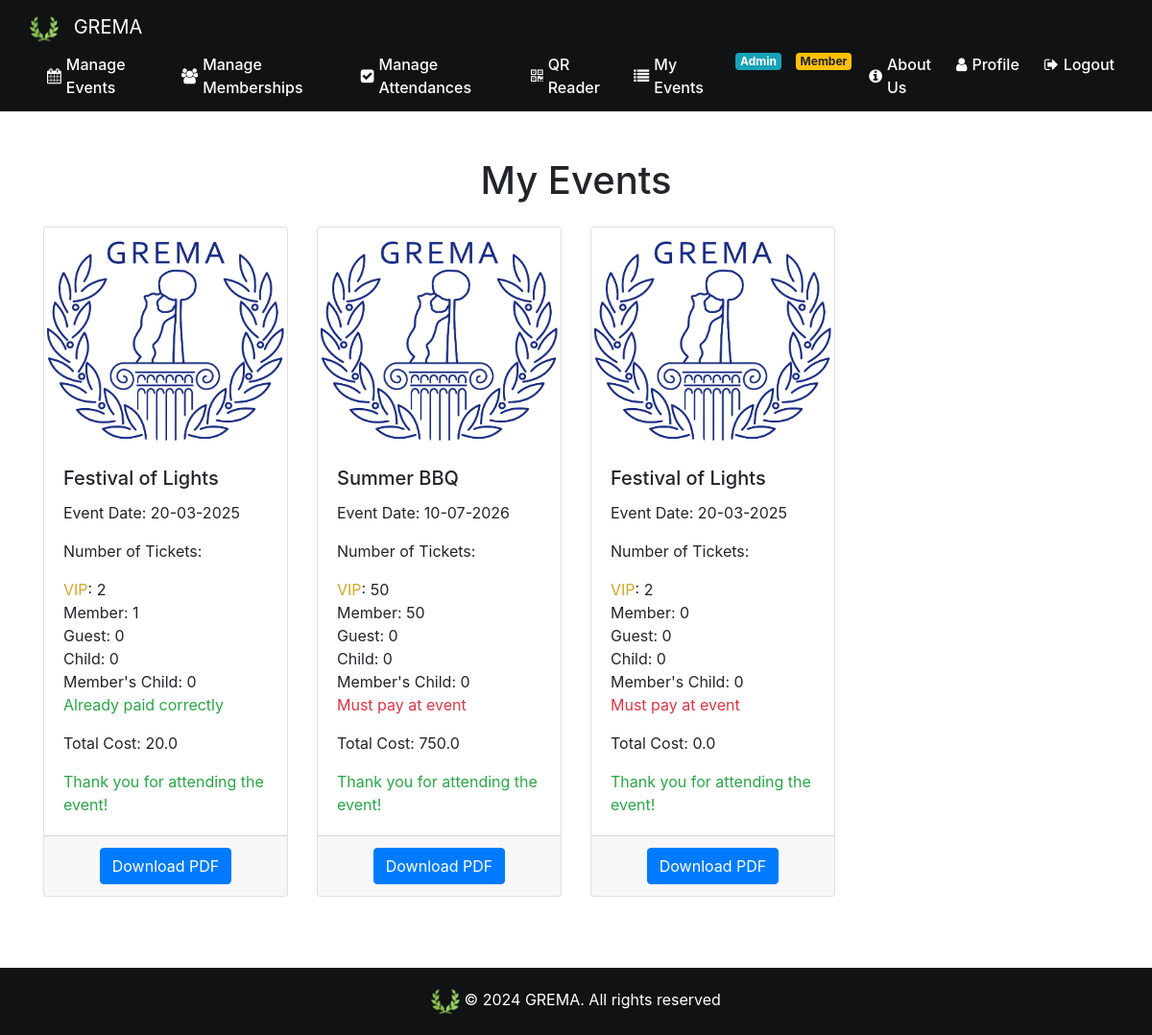
/my_events (signed in), run on the app's committed database.
### website/models.py (models this page shows)
class Event(db.Model):
    id = db.Column(db.Integer, primary_key=True)
    name= db.Column(db.String(80))
    date = db.Column(db.DateTime(timezone=True), default=func.current_date())
    max_guest_num = db.Column(db.Integer)
    member_price=db.Column(db.Float)
    member_child_price=db.Column(db.Float)
    guest_price=db.Column(db.Float)
    child_price=db.Column(db.Float)
    is_family_friendly=db.Column(db.Boolean)
    img_url=db.Column(db.String(300))
    description=db.Column(db.String(800))
    admin_id = db.Column(db.Integer, db.ForeignKey('admin.id'))

class Event_Attendance(db.Model):
    id = db.Column(db.Integer, primary_key=True)
    event_id = db.Column(db.Integer, db.ForeignKey('event.id'))
    user_id = db.Column(db.Integer, db.ForeignKey('user.id'))
    date = db.Column(db.DateTime(timezone=True), default=func.current_date())
    number_guest_tickets = db.Column(db.Integer)
    number_child_tickets = db.Column(db.Integer)
    number_member_tickets = db.Column(db.Integer)
    number_memberchild_tickets = db.Column(db.Integer)
    vip_admin_tickets= db.Column(db.Integer)
    guests_names = db.Column(db.String(300))
    cash_payment_in_event=db.Column(db.Boolean)
    total_price= db.Column(db.Float)

### website/views.py (the view)
@views.route('/my_events', methods=['GET', 'POST'])
@login_required
def my_events():
    user_attendances = Event_Attendance.query.filter_by(user_id=current_user.id).all()
    events = [Event.query.get(attendance.event_id) for attendance in user_attendances]
    now = datetime.now()
    return render_template('my_events.html', user_attendances=user_attendances, events=events, user=current_user,now=now)

### website/views.py (called while the page is built)
@views.context_processor
def inject_membership():
    if current_user.is_authenticated:
        is_member = Fee.query.filter_by(user_fee=current_user.id, payed=True).first() is not None
    else:
        is_member = False
    return dict(is_member=is_member)

### website/templates/my_events.html (shortened to what this page needs)
{% extends "base.html" %}
{% block content %}
<br><br>
<div class="container">
    <h1 class="text-center mb-4">My Events</h1>
    {% if user_attendances|length == 0 %}
    <p class="text-center text-muted mb-4">You haven't signed up for any events yet.</p>
    {% else %}
    <div class="row row-cols-1 row-cols-md-4">
        {% for i in range(user_attendances|length) %}
        <div class="col mb-4">
            <div class="card h-100 div-hover">
                {% if events[i].img_url %}
                <img src="{{ events[i].img_url }}" class="card-img-top" alt="{{ events[i].name }}">
                {% else %}
                <img src="{{ url_for('static', filename='images/gremaLogo.png') }}" class="card-img-top"
                    alt="{{ events[i].name }}">
                {% endif %}
                <div class="card-body">
                    <h5 class="card-title">{{ events[i].name }}</h5>
                    <p class="card-text">Event Date: {{ events[i].date.strftime('%d-%m-%Y') }}</p>
                    <p class="card-text">Number of Tickets:</p>
                    <ul class="list-unstyled">
                        {% if user.is_admin %}
                        <li><span style="color:goldenrod">VIP</span>: {{ user_attendances[i].vip_admin_tickets }}</li>
                        {%endif%}
                        <li>Member: {{ user_attendances[i].number_member_tickets }}</li>
                        <li>Guest: {{ user_attendances[i].number_guest_tickets }}</li>
                        <li>Child: {{ user_attendances[i].number_child_tickets }}</li>
                        <li>Member's Child: {{ user_attendances[i].number_memberchild_tickets }}</li>
                        {%if user_attendances[i].cash_payment_in_event %}
                        <li><span class="text-danger">Must pay at event</span></li>
                        {%else%}
                        <li><span class="text-success">Already paid correctly</span></li>
                        {% endif%}
                    </ul>
                    <p class="card-text">Total Cost: {{ user_attendances[i].total_price }}</p>
                    {% if events[i].date < now %} <p class="card-text text-success mb-0">Thank you for attending the
                        event!</p>
                        {% else %}
                        <p class="card-text text-primary mb-0">See you there!</p>
                        {% endif %}
                </div>
                <div class="card-footer text-center">
                    <form action="{{ url_for('views.download_event_pdf', event_id=events[i].id) }}" method="post">
                        <button type="submit" class="btn btn-primary">Download PDF</button>
                    </form>
                </div>
            </div>
        </div>
        {% endfor %}
    </div>
    {% endif %}
</div>
{% endblock %}

### website/templates/base.html (shortened to what this page needs)
<!DOCTYPE html>
<html lang="en">
<head>
  <link rel="stylesheet" href="/static/base.css">
  <link rel="stylesheet" href="https://stackpath.bootstrapcdn.com/bootstrap/4.4.1/css/bootstrap.min.css"
 />
  <link rel="stylesheet" href="https://stackpath.bootstrapcdn.com/font-awesome/4.7.0/css/font-awesome.min.css"
 />
</head>
<body>
  <nav class="navbar navbar-expand-md navbar-dark navbar-custom">
    <div class="container-wide">
      <a class="navbar-brand" href="/"><img src="{{ url_for('static', filename='images/greek_laurel.png') }}"
          alt="GREMA"> GREMA</a>
      <div class="collapse navbar-collapse" id="navbar">
        <ul class="navbar-nav">
          {% if user.is_authenticated %}
          {% if user.is_admin %}
          <li class="nav-item">
            <a class="nav-link" href="/"><i class="fa fa-calendar" aria-hidden="true"></i> Manage Events</a>
          </li>
          <li class="nav-item">
            <a class="nav-link" href="/manage_memberships"><i class="fa fa-users" aria-hidden="true"></i> Manage
              Memberships</a>
          </li>
          <li class="nav-item">
            <a class="nav-link" href="/manage_event_attendances"><i class="fa fa-check-square" aria-hidden="true"></i>
              Manage Attendances</a>
          </li>
          <li class="nav-item">
            <a class="nav-link" href="/qr_reader"><i class="fa fa-qrcode" aria-hidden="true"></i> QR Reader</a>
          </li>
          {% else %}
          <li class="nav-item">
            <a class="nav-link" href="/"><i class="fa fa-calendar" aria-hidden="true"></i> Incoming Events</a>
          </li>
          {% endif %}
          <li class="nav-item">
            <a class="nav-link" href="/my_events"><i class="fa fa-list" aria-hidden="true"></i> My Events</a>
          </li>
          {% endif %}
        </ul>
        {% if user.is_authenticated %}
        <ul class="navbar-nav ml-auto">
          {% if user.is_admin %}
          <li class="nav-item">
            <span class="badge badge-info">Admin</span>
          </li>
          {% endif %}
          {% if not is_member %}
          <li class="nav-item">
            <a class="btn btn-warning nav-link rounded-pill font-weight-bold" id="becomeMember" href="/become_member"><i
                class="fa fa-star" aria-hidden="true"></i> Become Member!</a>
          </li>
          {% else %}
          <li class="nav-item">
            <span class="badge badge-warning">Member</span>
          </li>
          {% endif %}
          <li class="nav-item">
            <a class="nav-link" href="/about_us"><i class="fa fa-info-circle" aria-hidden="true"></i> About Us</a>
          </li>
          <li class="nav-item">
            <a class="nav-link" href="/profile"><i class="fa fa-user" aria-hidden="true"></i> Profile</a>
          </li>
          <li class="nav-item">
            <a class="nav-link" href="/logout"><i class="fa fa-sign-out" aria-hidden="true"></i> Logout</a>
          </li>
        </ul>
        {% endif %}
      </div>
    </div>
  </nav>
  <div class="w-100">{% block content %}{% endblock %}</div>
  <br><br><br><br><br>
  <footer class="footer mt-auto py-3">
    <div class="container text-center">
      <img src="/static/images/greek_laurel.png" alt="Laurel" style="max-height: 30px;" />
      <span>&copy; 2024 GREMA. All rights reserved
    </div>
  </footer>
</body>
</html>

### website/static/base.css (style rules this page uses)
html { position: relative; min-height: 100%; }
body { margin-bottom: 100px; margin: 0; padding: 0; }
.footer { position: absolute; bottom: 0; width: 100%; height: 70px; background-color: #141618; display: flex; align-items: center; justify-content: space-between; padding: 0 30px; box-sizing: border-box; }
.footer img { max-height: 35px; max-width: 100%; vertical-align: middle; align-items: center; }
.navbar-custom { background-color: #101213; padding: 10px 0; }
.navbar-brand { display: flex; align-items: center; }
.navbar-brand img { max-height: 30px; margin-right: 10px; }
.navbar-nav .nav-item { margin-left: 10px; }
.navbar-nav .nav-link { color: #ffffff !important; font-weight: 500; display: flex; align-items: center; padding: 5px 10px; }
.navbar-nav .nav-link .fa { margin-right: 5px; }
.navbar-collapse { justify-content: space-between; }
.navbar-nav.ml-auto { margin-left: auto !important; }
.container-wide { max-width: 1340px; width: 100%; padding-left: 15px; padding-right: 15px; margin-left: auto; margin-right: auto; }
.badge { margin-left: 5px; padding: 5px 10px; font-size: 90%; }
.footer { background-color: #101213; color: white; padding: 20px 0; }
.footer img { max-height: 30px; }

### data on the page
Event: name "Festival of Lights" "Festival of Lights", date "20-03-2025" "20-03-2025"
Event_Attendance: vip_admin_tickets "2", number_member_tickets "1", number_guest_tickets "0", number_child_tickets "0", number_memberchild_tickets "0", total_price "20.0"
Event: name "Summer BBQ", date "10-07-2026"
Event_Attendance: vip_admin_tickets "50", number_member_tickets "50", number_guest_tickets "0", number_child_tickets "0", number_memberchild_tickets "0", total_price "750.0"
Event_Attendance: vip_admin_tickets "2", number_member_tickets "0", number_guest_tickets "0", number_child_tickets "0", number_memberchild_tickets "0", total_price "0.0"
